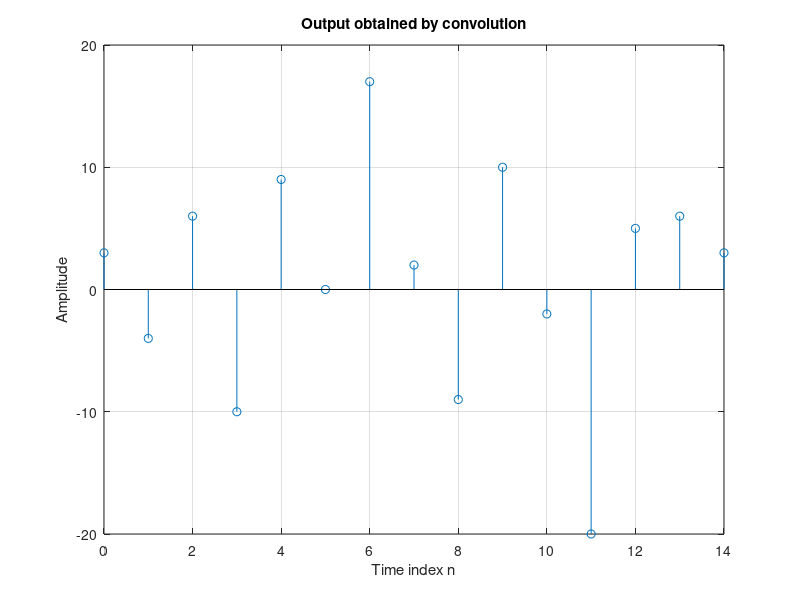
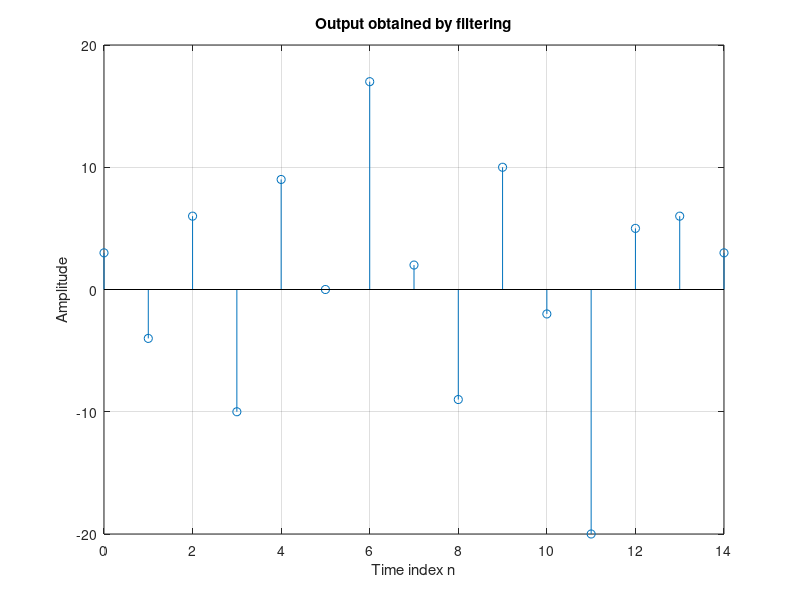

Here is the MATLAB script that generated these plots, in order:
%convolution using conv command
clf;
h = [3 2 1 -2 1 0 -4 0 3]; %impulse response
x = [1 -2 3 -4 3 2 1]; %input sequence
y = conv(h,x);
n = 0:14;
figure(1);
stem(n,y);
xlabel('Time index n');ylabel('Amplitude');
title('Output obtained by convolution');grid;
x1 = [x zeros(1,8)];
y1 = filter(h,1,x1); %filtering also gives same output as convolution 
%provided the numerator is the impulse response
figure (2);
stem(n,y1);
xlabel('Time index n'); ylabel('Amplitude');
title('Output obtained by filtering');grid;
 